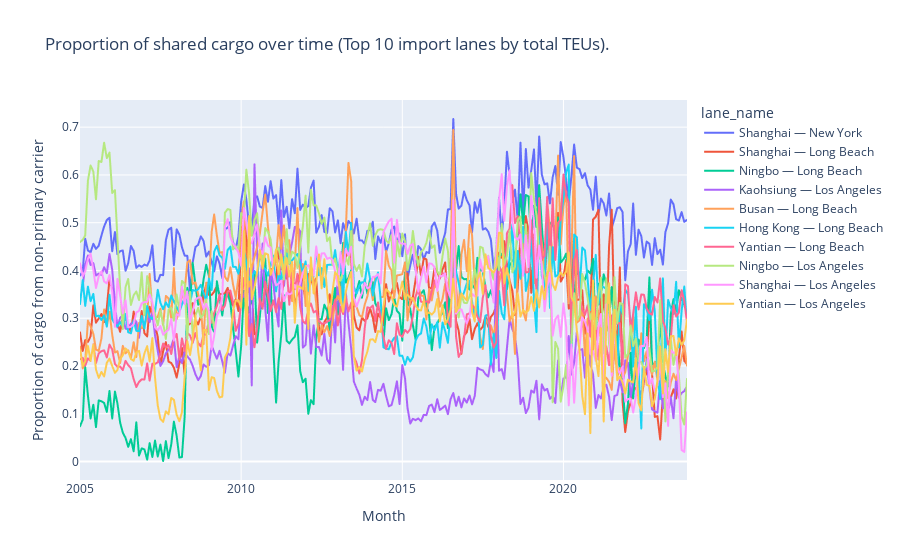

Here is the notebook cell this chart was saved with:
### Code cell
sharing_over_time_plotly(
    data_lf=imports_lf,
    group_var='lane_name',
    title='Proportion of shared cargo over time (Top 10 import lanes by total TEUs).')

### Figure 1 — Plotly figure (JSON) as saved in the notebook; plotly's stock layout.template omitted (floating-point values rounded to 4 significant figures; data arrays with more than 128 entries replaced by an {"elided": "..."} marker saying what was removed)
{"data": [{"hovertemplate": "lane_name=Shanghai — New York<br>Month=%{x}<br>Proportion of cargo from non-primary carrier=%{y}<extra></extra>", "legendgroup": "Shanghai — New York", "line": {"color": "#636efa", "dash": "solid"}, "marker": {"symbol": "circle"}, "mode": "lines", "name": "Shanghai — New York", "showlegend": true, "type": "scattergl", "x": {"elided": "227 str values"}, "xaxis": "x", "y": {"elided": "227 float values"}, "yaxis": "y"}, {"hovertemplate": "lane_name=Shanghai — Long Beach<br>Month=%{x}<br>Proportion of cargo from non-primary carrier=%{y}<extra></extra>", "legendgroup": "Shanghai — Long Beach", "line": {"color": "#EF553B", "dash": "solid"}, "marker": {"symbol": "circle"}, "mode": "lines", "name": "Shanghai — Long Beach", "showlegend": true, "type": "scattergl", "x": {"elided": "227 str values"}, "xaxis": "x", "y": {"elided": "227 float values"}, "yaxis": "y"}, {"hovertemplate": "lane_name=Ningbo — Long Beach<br>Month=%{x}<br>Proportion of cargo from non-primary carrier=%{y}<extra></extra>", "legendgroup": "Ningbo — Long Beach", "line": {"color": "#00cc96", "dash": "solid"}, "marker": {"symbol": "circle"}, "mode": "lines", "name": "Ningbo — Long Beach", "showlegend": true, "type": "scattergl", "x": {"elided": "227 str values"}, "xaxis": "x", "y": {"elided": "227 float values"}, "yaxis": "y"}, {"hovertemplate": "lane_name=Kaohsiung — Los Angeles<br>Month=%{x}<br>Proportion of cargo from non-primary carrier=%{y}<extra></extra>", "legendgroup": "Kaohsiung — Los Angeles", "line": {"color": "#ab63fa", "dash": "solid"}, "marker": {"symbol": "circle"}, "mode": "lines", "name": "Kaohsiung — Los Angeles", "showlegend": true, "type": "scattergl", "x": {"elided": "227 str values"}, "xaxis": "x", "y": {"elided": "227 float values"}, "yaxis": "y"}, {"hovertemplate": "lane_name=Busan — Long Beach<br>Month=%{x}<br>Proportion of cargo from non-primary carrier=%{y}<extra></extra>", "legendgroup": "Busan — Long Beach", "line": {"color": "#FFA15A", "dash": "solid"}, "marker": {"symbol": "circle"}, "mode": "lines", "name": "Busan — Long Beach", "showlegend": true, "type": "scattergl", "x": {"elided": "227 str values"}, "xaxis": "x", "y": {"elided": "227 float values"}, "yaxis": "y"}, {"hovertemplate": "lane_name=Hong Kong — Long Beach<br>Month=%{x}<br>Proportion of cargo from non-primary carrier=%{y}<extra></extra>", "legendgroup": "Hong Kong — Long Beach", "line": {"color": "#19d3f3", "dash": "solid"}, "marker": {"symbol": "circle"}, "mode": "lines", "name": "Hong Kong — Long Beach", "showlegend": true, "type": "scattergl", "x": {"elided": "227 str values"}, "xaxis": "x", "y": {"elided": "227 float values"}, "yaxis": "y"}, {"hovertemplate": "lane_name=Yantian — Long Beach<br>Month=%{x}<br>Proportion of cargo from non-primary carrier=%{y}<extra></extra>", "legendgroup": "Yantian — Long Beach", "line": {"color": "#FF6692", "dash": "solid"}, "marker": {"symbol": "circle"}, "mode": "lines", "name": "Yantian — Long Beach", "showlegend": true, "type": "scattergl", "x": {"elided": "227 str values"}, "xaxis": "x", "y": {"elided": "227 float values"}, "yaxis": "y"}, {"hovertemplate": "lane_name=Ningbo — Los Angeles<br>Month=%{x}<br>Proportion of cargo from non-primary carrier=%{y}<extra></extra>", "legendgroup": "Ningbo — Los Angeles", "line": {"color": "#B6E880", "dash": "solid"}, "marker": {"symbol": "circle"}, "mode": "lines", "name": "Ningbo — Los Angeles", "showlegend": true, "type": "scattergl", "x": {"elided": "227 str values"}, "xaxis": "x", "y": {"elided": "227 float values"}, "yaxis": "y"}, {"hovertemplate": "lane_name=Shanghai — Los Angeles<br>Month=%{x}<br>Proportion of cargo from non-primary carrier=%{y}<extra></extra>", "legendgroup": "Shanghai — Los Angeles", "line": {"color": "#FF97FF", "dash": "solid"}, "marker": {"symbol": "circle"}, "mode": "lines", "name": "Shanghai — Los Angeles", "showlegend": true, "type": "scattergl", "x": {"elided": "227 str values"}, "xaxis": "x", "y": {"elided": "227 float values"}, "yaxis": "y"}, {"hovertemplate": "lane_name=Yantian — Los Angeles<br>Month=%{x}<br>Proportion of cargo from non-primary carrier=%{y}<extra></extra>", "legendgroup": "Yantian — Los Angeles", "line": {"color": "#FECB52", "dash": "solid"}, "marker": {"symbol": "circle"}, "mode": "lines", "name": "Yantian — Los Angeles", "showlegend": true, "type": "scattergl", "x": {"elided": "227 str values"}, "xaxis": "x", "y": {"elided": "227 float values"}, "yaxis": "y"}], "layout": {"legend": {"title": {"text": "lane_name"}, "tracegroupgap": 0}, "title": {"text": "Proportion of shared cargo over time (Top 10 import lanes by total TEUs)."}, "xaxis": {"anchor": "y", "domain": [0, 1], "title": {"text": "Month"}}, "yaxis": {"anchor": "x", "domain": [0, 1], "title": {"text": "Proportion of cargo from non-primary carrier"}}}}
